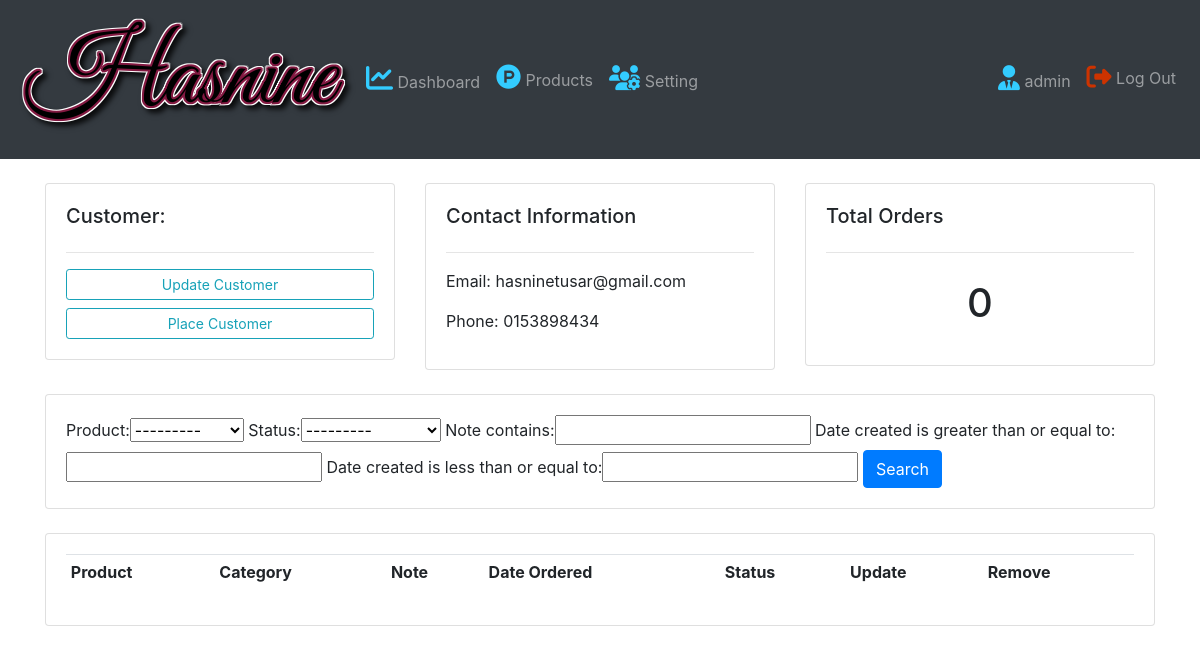
/customer/5/ (signed in), run on an earlier commit of the app's database.
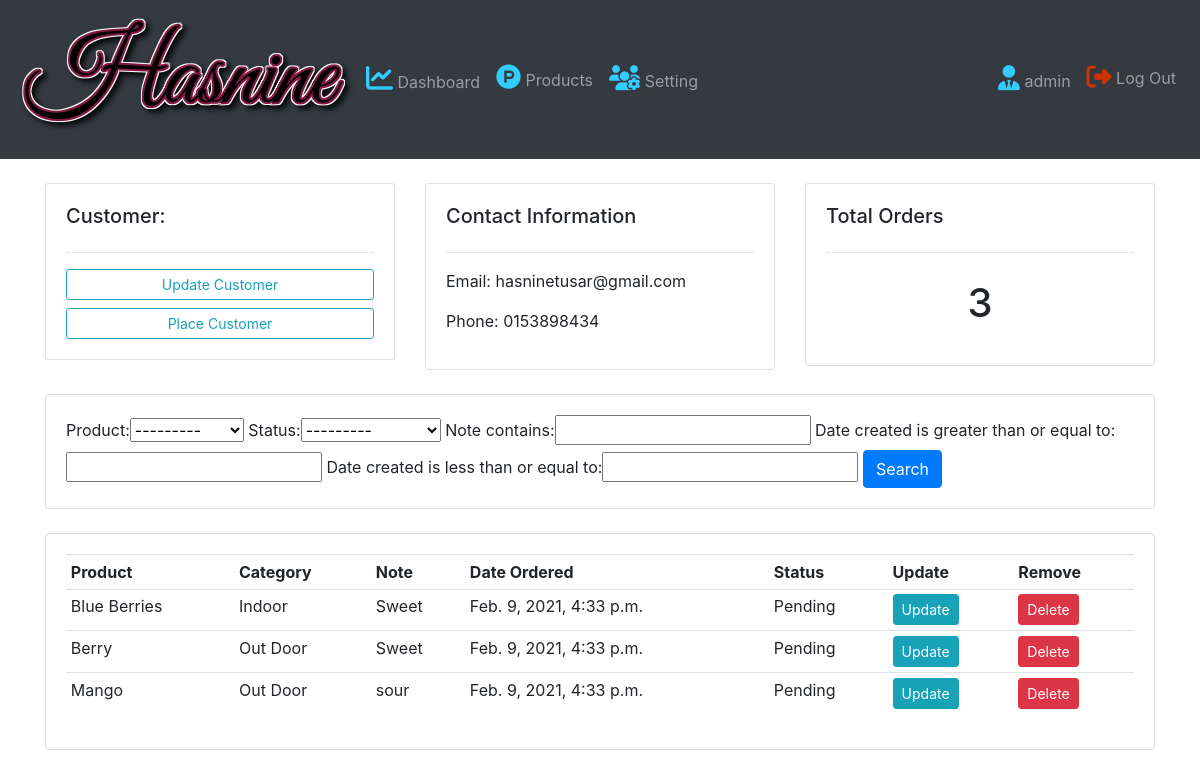
And on a later commit of the database.
### accounts/models.py (models this page shows)
class Order(models.Model):
    STATUS = (
        ('Pending', 'Pending'),
        ('Out for delivery', 'Out for delivery'),
        ('Delivered', 'Delivered'),
    )
    customer = models.ForeignKey(Customer, null=True, on_delete=models.SET_NULL)
    product = models.ForeignKey(Product, null=True, on_delete=models.SET_NULL)
    date_created = models.DateTimeField(auto_now_add=True, null=True)
    status = models.CharField(max_length=200, null=True, choices=STATUS)
    note = models.CharField(max_length=100, null=True)
    def __str__(self):
        return self.product.name

class Product(models.Model):
    CATEGORY = (
        ('Indoor', 'Indoor'),
        ('Out Door', 'Out Door'),
    )
    name = models.CharField(max_length=200, null=True)
    price = models.FloatField(null=True)
    category = models.CharField(max_length=200, null=True, choices=CATEGORY)
    description = models.CharField(max_length=200, null=True, blank=True)
    date_created = models.DateTimeField(auto_now_add=True, null=True)
    tags = models.ManyToManyField(Tag)
    def __str__(self):
        return self.name

### accounts/decorators.py (the view)
        def wrapper_func(request, *args, **kwargs):
            group = None
            if request.user.groups.exists():
                group = request.user.groups.all()[0].name
            if group in allowed_roles:
                return view_func(request, *args, **kwargs)
            else:
                return HttpResponse('You are not authorized to view this page')

### accounts/views.py (called while the page is built)
@login_required(login_url='login')
@allowed_user(allowed_roles=['admin'])
def customer(request, pks):
    customers = Customer.objects.get(id=pks)
    orders = customers.order_set.all()
    order_count = orders.count()
    my_filter = OrderFilter(request.GET, queryset=orders)
    orders = my_filter.qs
    print(my_filter.qs)
    context = {'customers': customers, 'orders': orders, 'order_count': order_count,
               'my_filter': my_filter}
    return render(request, 'customer.html', context)

### accounts/templates/customer.html (shortened to what this page needs)
{% extends 'base.html' %}
{% block content %}
<br>
<div class="row">
    <div class="col-md">
        <div class="card card-body">
            <h5>Customer:</h5>
            <hr>
            <a class="btn btn-outline-info  btn-sm btn-block" href="">Update Customer</a>
            <a class="btn btn-outline-info  btn-sm btn-block" href="{% url 'create_order' customers.id %}">Place
                Customer</a>
        </div>
    </div>
    <div class="col-md">
        <div class="card card-body">
            <h5>Contact Information</h5>
            <hr>
            <p>Email: {{customers.email}}</p>
            <p>Phone: {{customers.phone}}</p>
        </div>
    </div>
    <div class="col-md">
        <div class="card card-body">
            <h5>Total Orders</h5>
            <hr>
            <h1 style="text-align: center;padding: 10px">{{order_count}}</h1>
        </div>
    </div>
</div>
<br>
<div class="row">
    <div class="col">
        <div class="card card-body">
            <form action="" method="get">
                {{ my_filter.form }}
                <button class="btn btn-primary" type="submit">Search</button>
            </form>
        </div>
    </div>
</div>
<br>
<div class="row">
    <div class="col-md">
        <div class="card card-body">
            <table class="table table-sm">
                <tr>
                    <th>Product</th>
                    <th>Category</th>
                    <th>Note</th>
                    <th>Date Ordered</th>
                    <th>Status</th>
                    <th>Update</th>
                    <th>Remove</th>
                </tr>
                {% for order in orders %}
                <tr>
                    <td>{{order.product}}</td>
                    <td>{{order.product.category}}</td>
                    <td>{{order.note}}</td>
                    <td>{{order.date_created}}</td>
                    <td>{{order.status}}</td>
                    <td><a class="btn btn-sm btn-info" href="{% url 'update_order' order.id %}">Update</a></td>
                    <td><a class="btn btn-sm btn-danger" href="{% url 'deleted' order.id %}">Delete</a></td>
                </tr>
                {% endfor%}
            </table>
        </div>
    </div>
</div>
{% endblock content %}

What changed in the data, as far as the page shows it:
added Order: product "Blue Berries", product.category "Indoor", note "Sweet", date_created "Feb. 9, 2021, 4:33 p.m.", status "Pending"
added Order: product "Berry", product.category "Out Door", note "Sweet", date_created "Feb. 9, 2021, 4:33 p.m.", status "Pending"
added Order: product "Mango", product.category "Out Door", note "sour", date_created "Feb. 9, 2021, 4:33 p.m.", status "Pending"
Also different on the page:
{{ order_count }}: "0" → "3"
